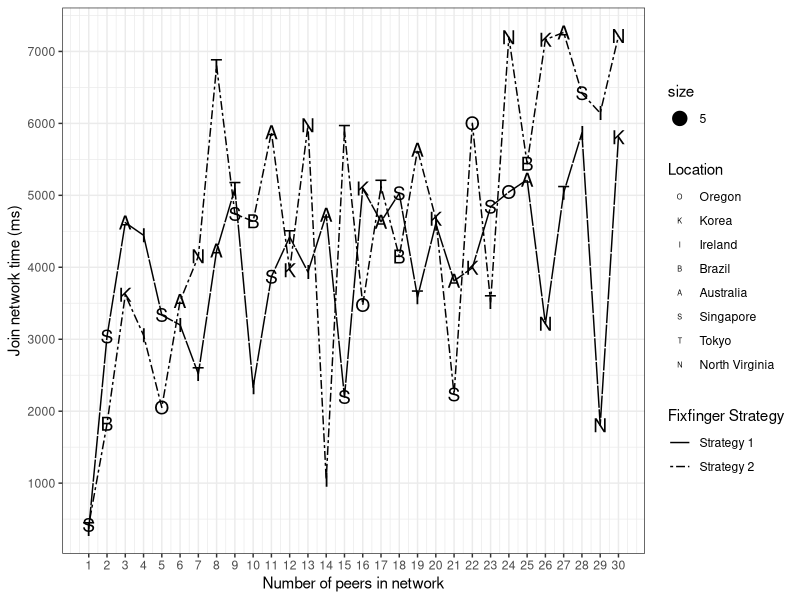

This chart was generated by the following R code:
library(ggplot2)

setwd("/home/sdnp2p/Dropbox/SDN/DTRM/EC2 Exp/EC2")
df1 <- read.csv("./world_data.csv")

plot <- ggplot(df1, aes(x=n)) + 
        geom_line(aes(y = Join_Time, linetype=Strategy)) +
        scale_shape_identity() +
        geom_point(aes(y = Join_Time, shape = factor(Location), size=5)) +
        scale_x_continuous(breaks = c(1,2,3,4,5,6,7,8,9,10,11,12,13,14,15,16,17,18,19,20,21,22,23,24,25,26,27,28,29,30)) +
        scale_y_continuous(breaks = c(1000,2000,3000,4000,5000,6000,7000)) +
        theme(legend.position=c(.15, .8)) + 
        theme_bw() +
        scale_linetype_manual("Fixfinger Strategy" ,labels = c("Strategy 1", "Strategy 2"), values = c("F1", "twodash")) +
        scale_shape_manual("Location", labels = c( "Oregon","Korea","Ireland","Brazil","Australia","Singapore","Tokyo","North Virginia"), values = c('O','K','I','B','A','S','T','N'))+
        labs(y = "Join network time (ms)", x = "Number of peers in network") 
        #scale_color_manual("Fixfinger Strategy" ,labels = c("Strategy 1", "Strategy 2"), values = c("blue", "red")) +
        #geom_smooth(aes(y = Join_Time, linetype=Strategy)) + 
        #geom_text(aes(y=Join_Time, label=Location, show.legend = TRUE), size=5)+
        #geom_point(aes(x=n, y = Join_Time, alpha=T)) +
        #scale_size_manual("",labels=c(" "), values=c(" ")) +

print(plot)

